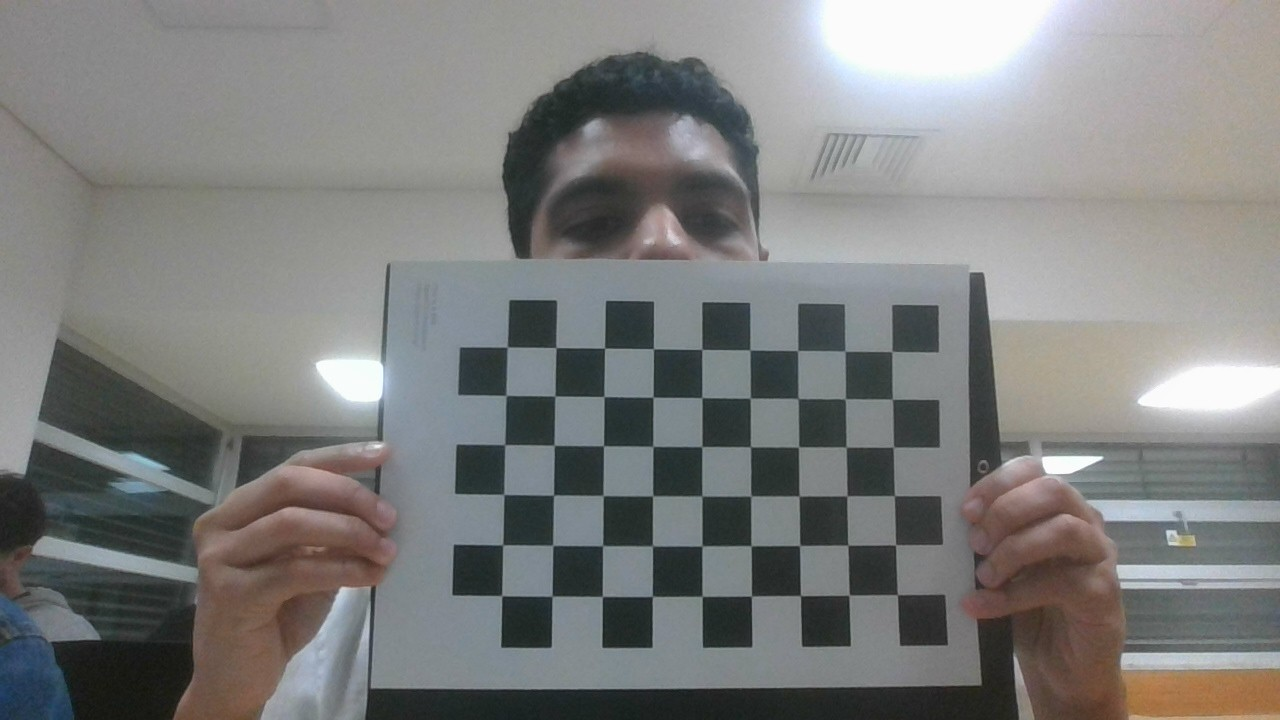
#> input picture calibracao_imagens/1.jpg, 1280 x 720 px; its folder holds only this picture in this run
$ python calibracao.py
#> lines starting #> are read from the running program, lines starting #| are printed output that depends on the picture; after the words box and inside, x2 and y2 are one past the last pixel; in counts of white or black regions, pixels touching at a corner belong together; long printed decimals are rounded
import numpy as np
import cv2
import glob
import json
import os

# ==========================================
# 1. Configurações Iniciais
# ==========================================
# Define o número de cantos internos do tabuleiro de xadrez
# não é o número de quadrados, pois um tabuleiro normal de 8x8 quadrados tem 7x7 cantos internos.
# O padrão de calibração comum do OpenCV costuma ter 9x6 cantos.
LARGURA_XADREZ = 9
ALTURA_XADREZ = 6
tamanho_quadrado_mm = 20.0 # Tamanho do lado de cada quadrado no mundo real

# Critérios de terminação para refinar a deteção dos cantos (cornerSubPix)
# Isto diz ao algoritmo para parar de procurar quando atingir a precisão desejada ou um limite de iterações.
criteria = (cv2.TERM_CRITERIA_EPS + cv2.TERM_CRITERIA_MAX_ITER, 30, 0.001)

# Preparar os pontos 3D no mundo real, ex: (0,0,0), (1,0,0), (2,0,0) ....,(8,5,0)
# Multiplicamos pelo tamanho do quadrado para termos unidades reais.
objp = np.zeros((ALTURA_XADREZ * LARGURA_XADREZ, 3), np.float32)
objp[:, :2] = np.mgrid[0:LARGURA_XADREZ, 0:ALTURA_XADREZ].T.reshape(-1, 2) * tamanho_quadrado_mm

# Arrays para guardar os pontos de todas as imagens
objpoints = [] # Pontos 3D no mundo real
imgpoints = [] # Pontos 2D no plano da imagem (onde a câmara viu os cantos)

# ==========================================
# 2. Processamento das Imagens
# ==========================================
# Carregar todas as imagens jpg da pasta
imagens = glob.glob('calibracao_imagens/*.jpg')

# Criar uma pasta para guardar os resultados
pasta_resultados = 'calibracao_resultados'
if not os.path.exists(pasta_resultados):
    os.makedirs(pasta_resultados)

print(f"Encontradas {len(imagens)} imagens. A iniciar a deteção de cantos...")

for fname in imagens:
    img = cv2.imread(fname)
#> img is the input picture: shape (720, 1280, 3); mean B, G, R 125.2, 126.4, 125.6
    gray = cv2.cvtColor(img, cv2.COLOR_BGR2GRAY)
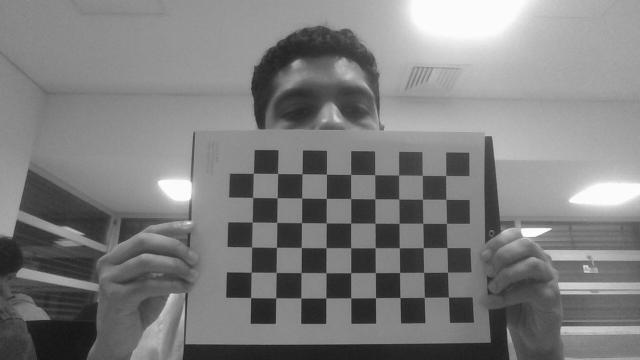
#> gray: shape (720, 1280) (shown at 1/2 size); min 18, max 255, mean 126

    # Encontrar os cantos do tabuleiro de xadrez na imagem
    ret, corners = cv2.findChessboardCorners(gray, (LARGURA_XADREZ, ALTURA_XADREZ), None)
#> ret = True; corners = 54 rows, first 8: [897.5, 594.7], [849.1, 595], [800.5, 595.3], [751.5, 596.7], [701.9, 597.4], [652.8, 597.4], [602.1, 597.3], [552.5, 597.2]

    # Se forem encontrados, adiciona os pontos
    if ret == True:
        objpoints.append(objp)

        # Refinar a precisão dos cantos para sub-píxeis (essencial para uma boa calibração)
        corners2 = cv2.cornerSubPix(gray, corners, (11, 11), (-1, -1), criteria)
#> corners2 = 54 rows, first 8: [897.4, 594.7], [849.1, 595.1], [800.5, 595.6], [751.4, 596], [702.1, 596.3], [652.3, 596.4], [602.3, 596.4], [552.1, 596.2]
        imgpoints.append(corners2)

        # Desenhar e mostrar os cantos para verificação visual
        cv2.drawChessboardCorners(img, (LARGURA_XADREZ, ALTURA_XADREZ), corners2, ret)
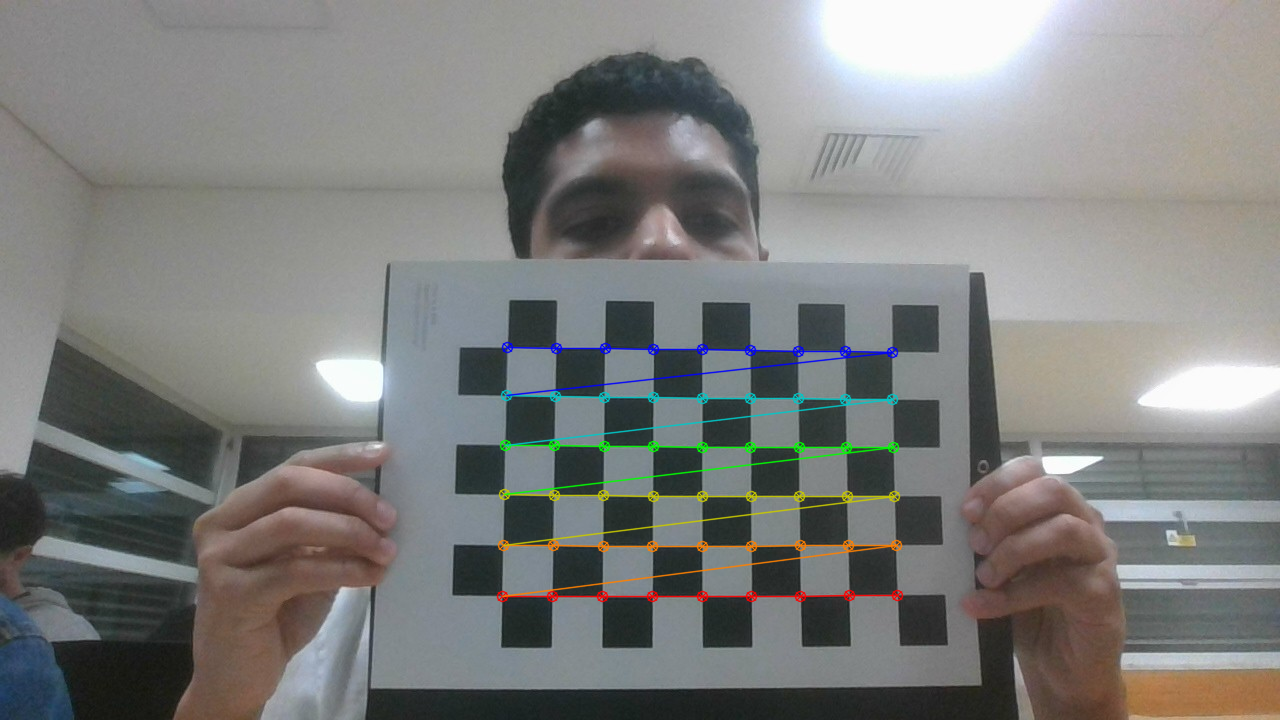
#> img: shape (720, 1280, 3); 1.85% of pixels changed, all inside (x1, y1, x2, y2) = (496, 341, 904, 603)

        # Guardar a imagem com os cantos detectados
        nome_base = os.path.basename(fname)
        caminho_guardar = os.path.join(pasta_resultados, f"cantos_{nome_base}")
        cv2.imwrite(caminho_guardar, img)

        cv2.imshow('Cantos Detetados', img)
        cv2.waitKey(500) # Mostra a imagem durante 500ms

cv2.destroyAllWindows()

# ==========================================
# 3. Calibração Matemática
# ==========================================
print("A calcular os parâmetros da câmara...")
# Função que cruza o mundo 3D (objpoints) com a imagem 2D (imgpoints)
ret, mtx, dist, rvecs, tvecs = cv2.calibrateCamera(objpoints, imgpoints, gray.shape[::-1], None, None)
#> ret = 0.198; mtx = [[965.4, 0, 647.3], [0, 932.6, 159.6], [0, 0, 1]]; dist = [[-0.154, 0.0787, 0.0207, 0.012, 0.149]]; rvecs = ([0.131, -0.227, -3.11],); tvecs = ([100.6, 181.5, 390.6],)

print("\n--- Resultados da Calibração ---")
print("Matriz da Câmara (Intrínsecos - C):")
print(mtx)
#| [[965.413   0.         647.268]
#|  [  0.         932.584 159.636]
#|  [  0.           0.           1.        ]]
print("\nCoeficientes de Distorção:")
print(dist)
#| [[-0.154  0.07873  0.02066  0.012  0.1487 ]]

# ==========================================
# 4. Guardar para uso futuro (Offline)
# ==========================================
# parâmetros a serem guardados para serem usados na deteção ArUco
parametros_camera = {
    "camera_matrix": mtx.tolist(),
    "dist_coeff": dist.tolist()
}
#> parametros_camera = {'camera_matrix': [[965.4, 0, 647.3], [0, 932.6, 159.6], [0, 0, 1]], 'dist_coeff': [[-0.154, 0.0787, 0.0207, 0.012, 0.149]]}

with open("camera_params.json", "w") as f:
    json.dump(parametros_camera, f, indent=4)

print("\nCalibração concluída! Parâmetros guardados em 'camera_params.json'.")

$ run again, on calibracao_imagens/13.jpg
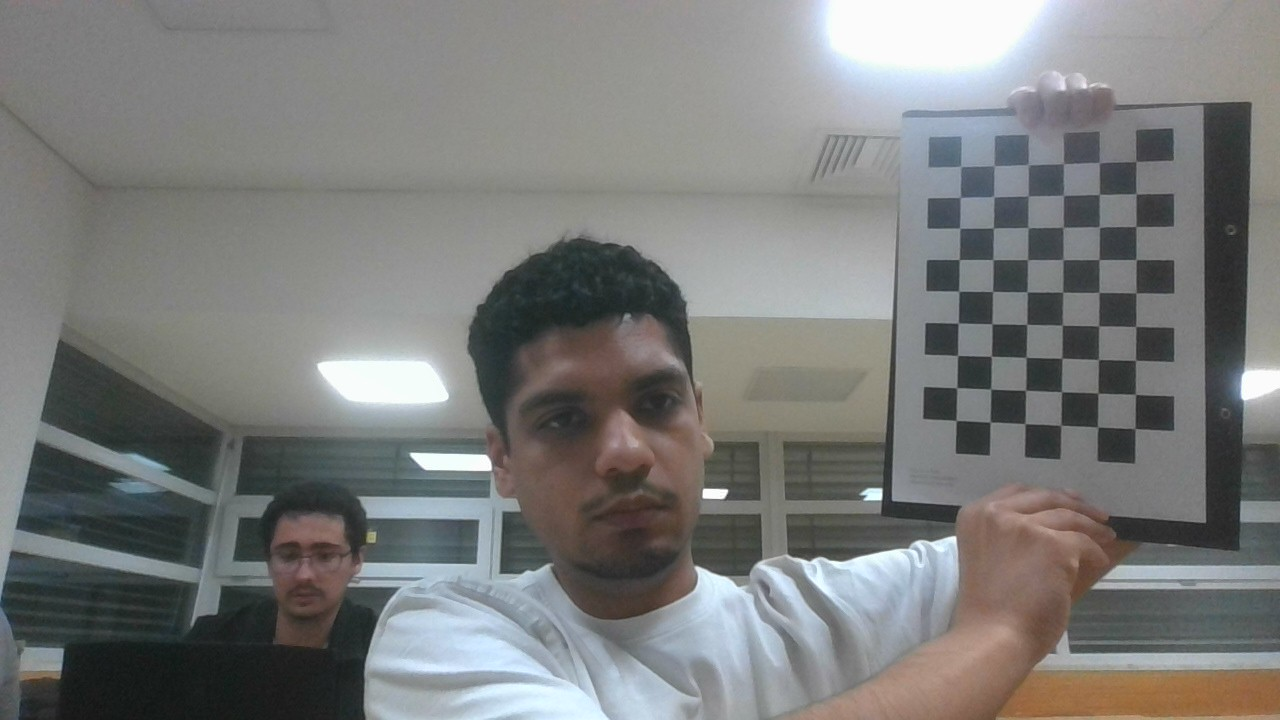
#> input picture calibracao_imagens/13.jpg, 1280 x 720 px
#> img is the input picture: shape (720, 1280, 3); mean B, G, R 122.4, 123.7, 122.8
#> `gray = cv2.cvtColor(img, cv2.COLOR_BGR2GRAY)`:
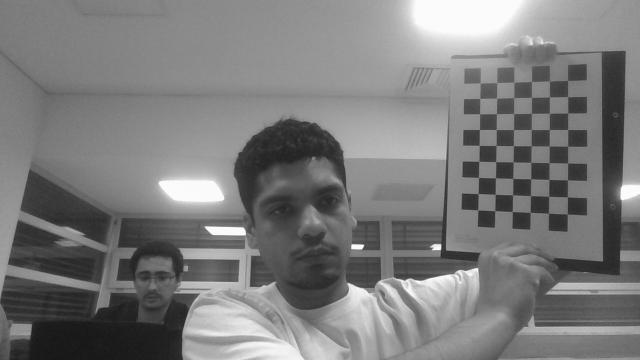
#> gray: shape (720, 1280) (shown at 1/2 size); min 18, max 255, mean 123.3
#> `ret, corners = cv2.findChessboardCorners(gray, (LARGURA_XADREZ, ALTURA..`: ret = True; corners = 54 rows, first 8: [1136.5, 161.7], [1136.7, 193.6], [1135.3, 226.2], [1136.2, 259.6], [1136.1, 293.4], [1135.6, 326.6], [1135.9, 360.4], [1136.2, 394.5]
#> corners2 = 54 rows, first 8: [1135.9, 161.4], [1136.1, 193.9], [1135.9, 226.5], [1136.1, 259.5], [1136, 292.8], [1135.8, 326.5], [1135.5, 360.4], [1135.5, 394.4]
#> `cv2.drawChessboardCorners(img, (LARGURA_XADREZ, ALTURA_XADREZ), corner..`:
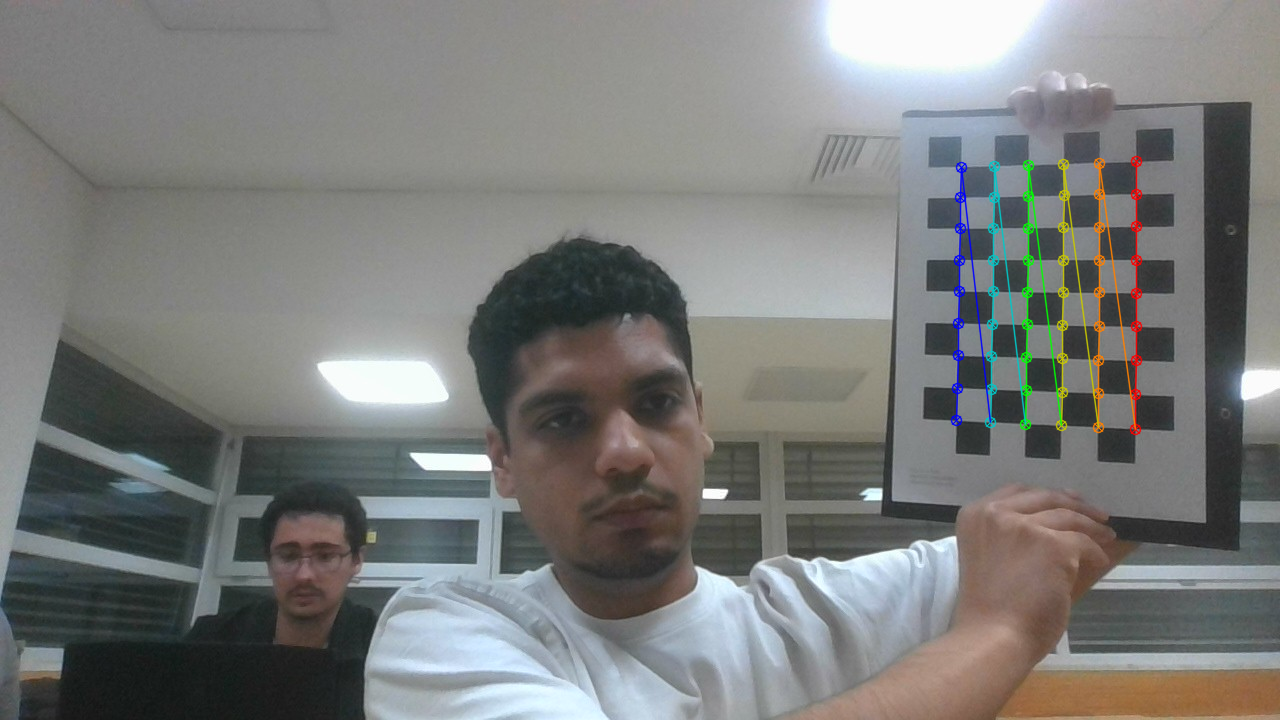
#> img: shape (720, 1280, 3); 1.38% of pixels changed, all inside (x1, y1, x2, y2) = (950, 155, 1143, 436)
#> `ret, mtx, dist, rvecs, tvecs = cv2.calibrateCamera(objpoints, imgpoint..`: ret = 0.132; mtx = [[709.3, 0, 588.8], [0, 753.8, 401.6], [0, 0, 1]]; dist = [[-0.181, 0.192, 0.00109, 0.0215, -0.0992]]; rvecs = ([0.162, 0.273, 1.61],); tvecs = ([340.9, -144, 435.5],)
#| [[709.257   0.         588.845]
#|  [  0.         753.844 401.643]
#|  [  0.           0.           1.        ]]
#| [[-0.1805  0.1922  0.001088  0.02153 -0.09916]]
#> parametros_camera = {'camera_matrix': [[709.3, 0, 588.8], [0, 753.8, 401.6], [0, 0, 1]], 'dist_coeff': [[-0.181, 0.192, 0.00109, 0.0215, -0.0992]]}

$ run again, on calibracao_imagens/14.jpg
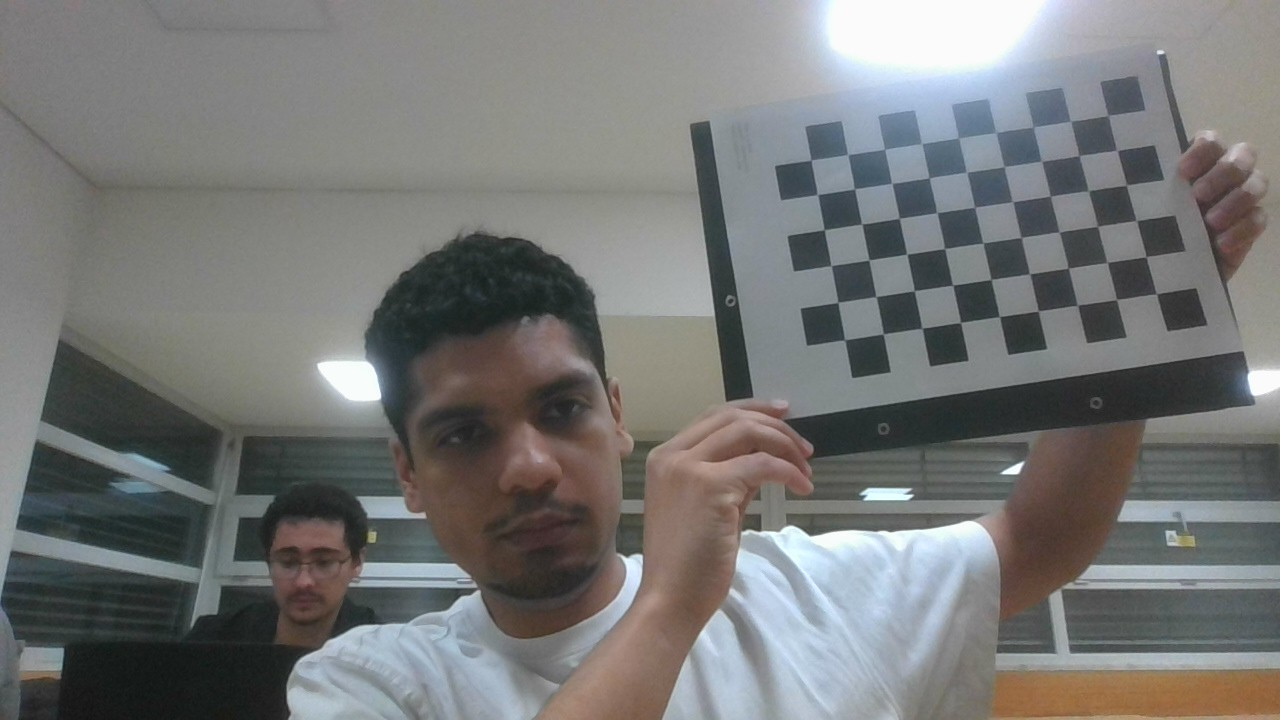
#> input picture calibracao_imagens/14.jpg, 1280 x 720 px
#> img is the input picture: shape (720, 1280, 3); mean B, G, R 117.9, 119, 118.2
#> `gray = cv2.cvtColor(img, cv2.COLOR_BGR2GRAY)`:
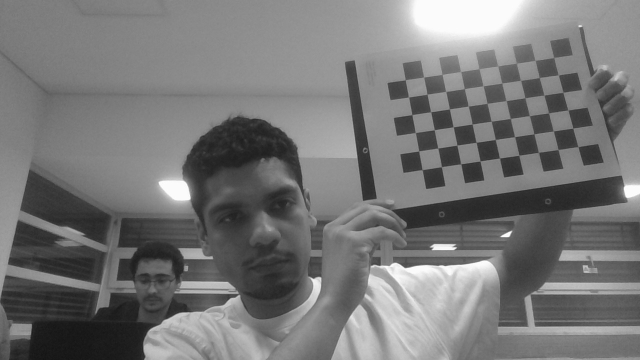
#> gray: shape (720, 1280) (shown at 1/2 size); min 18, max 255, mean 118.6
#> `ret, corners = cv2.findChessboardCorners(gray, (LARGURA_XADREZ, ALTURA..`: ret = True; corners = 54 rows, first 8: [1154, 292], [1116.7, 299.6], [1077.8, 305.3], [1037.8, 310.7], [999.5, 316.7], [960.5, 322.6], [922, 328.7], [883, 333.7]
#> corners2 = 54 rows, first 8: [1156.4, 293.8], [1116.5, 299.5], [1077.5, 305.2], [1038.3, 310.9], [999.4, 316.6], [960.5, 322.5], [922.1, 328.3], [883.3, 333.8]
#> `cv2.drawChessboardCorners(img, (LARGURA_XADREZ, ALTURA_XADREZ), corner..`:
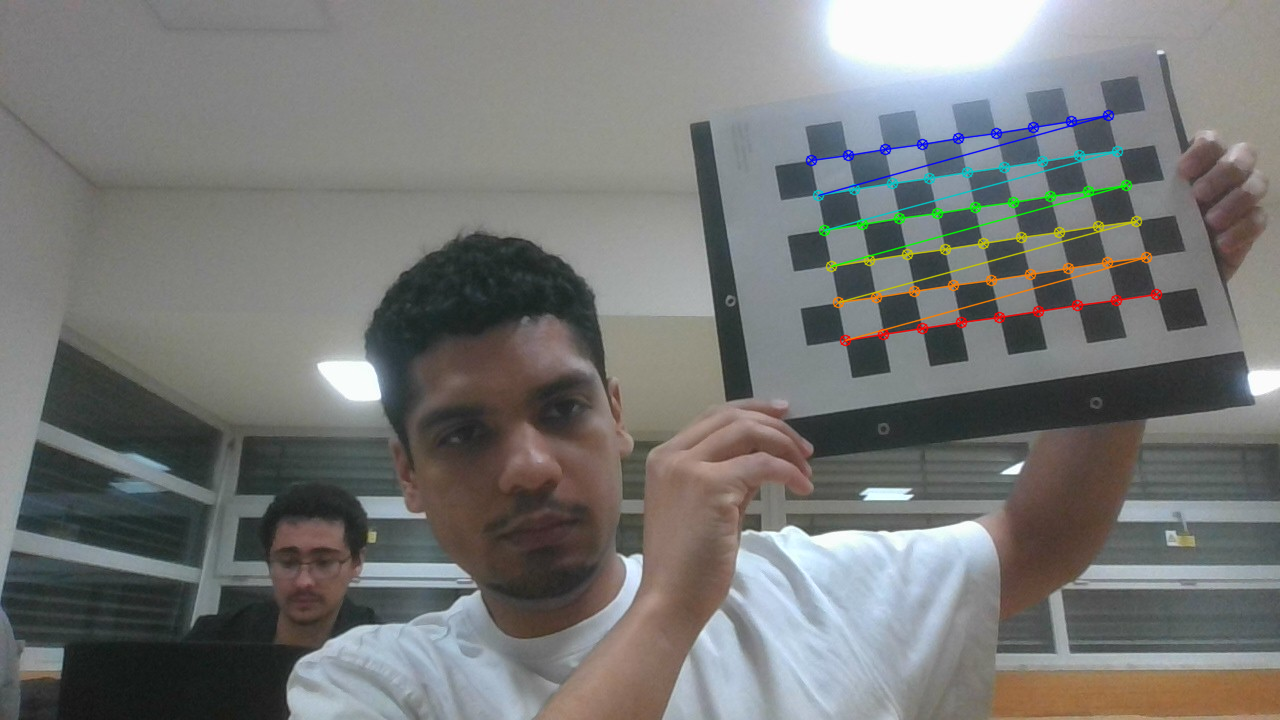
#> img: shape (720, 1280, 3); 1.52% of pixels changed, all inside (x1, y1, x2, y2) = (805, 109, 1163, 347)
#> `ret, mtx, dist, rvecs, tvecs = cv2.calibrateCamera(objpoints, imgpoint..`: ret = 0.22; mtx = [[1164.9, 0, 667.8], [0, 1181, 336.9], [0, 0, 1]]; dist = [[-0.237, 1.26, 0.00962, 0.012, -2.65]]; rvecs = ([0.0762, 0.398, 2.97],); tvecs = ([248.7, -22.74, 591.7],)
#| [[1.16490754e+03 0.00000000e+00 6.67797627e+02]
#|  [0.00000000e+00 1.18104996e+03 3.36925121e+02]
#|  [0.00000000e+00 0.00000000e+00 1.00000000e+00]]
#| [[-0.2372  1.264  0.009618  0.012 -2.647 ]]
#> parametros_camera = {'camera_matrix': [[1164.9, 0, 667.8], [0, 1181, 336.9], [0, 0, 1]], 'dist_coeff': [[-0.237, 1.26, 0.00962, 0.012, -2.65]]}
